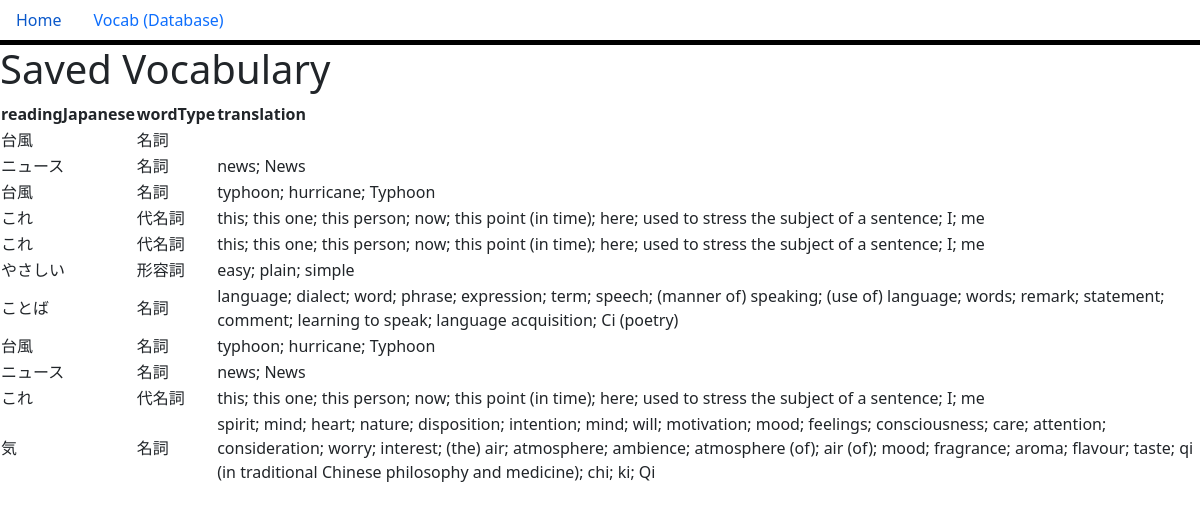
/saved, run on an earlier commit of the app's database.
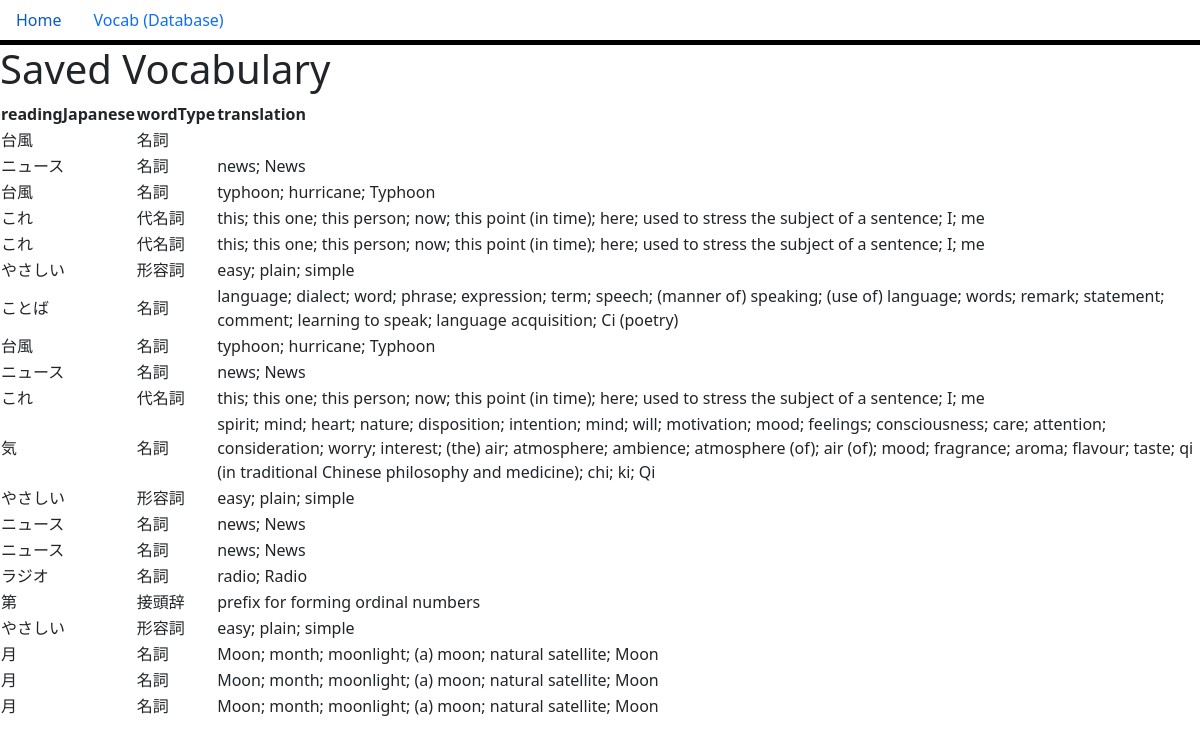
And on a later commit of the database.
### main.py (models this page shows, shortened)
class SavedVocab(db.Model):
    id = db.Column(db.Integer, primary_key=True)
    readingJapanese = db.Column(db.String(50), nullable=False)
    wordType = db.Column(db.String(6), nullable=False)
    translation = db.Column(db.String(300), nullable=False)

### main.py (the view)
@app.route("/saved", methods=["GET"])
def show_saved_words():
    saved_words = SavedVocab.query.all()
    return render_template("saved_vocab.html", words=saved_words)

### templates/saved_vocab.html
{% extends 'base.html' %}
{% block body %}
<h1>Saved Vocabulary</h1>
<table>
    <tr>
        <th>readingJapanese</th>
        <th>wordType</th>
        <th>translation</th>
    </tr>
    {% for item in words %}
        <tr>
            <td>{{ item.readingJapanese }}</td>
            <td>{{ item.wordType }}</td>
            <td>{{ item.translation }}</td>
        </tr>
    {% endfor %}
</table>
{% endblock %}

### templates/base.html (shortened to what this page needs)
<!DOCTYPE html>
<html lang="en">
<head>
    <link rel="stylesheet" href="../static/style.css">
    <link href="https://cdn.jsdelivr.net/npm/bootstrap@5.0.2/dist/css/bootstrap.min.css" rel="stylesheet"
>
</head>
<body>
    <ul class="nav">
        <li class="nav-item">
            <a class="nav-link" aria-current="page" href="/">Home</a>
        </li>
        <li class="nav-item">
            <a class="nav-link" href="/saved">Vocab (Database)</a>
        </li>
    </ul>
    {% block body %} {% endblock %}
</body>
</html>

### static/style.css (style rules this page uses)
.nav { border-bottom: 5px solid black; }

What changed in the data, as far as the page shows it:
added SavedVocab: readingJapanese "やさしい", wordType "形容詞", translation "easy; plain; simple"
added SavedVocab: readingJapanese "ニュース", wordType "名詞", translation "news; News"
added SavedVocab: readingJapanese "ニュース", wordType "名詞", translation "news; News"
added SavedVocab: readingJapanese "ラジオ", wordType "名詞", translation "radio; Radio"
added SavedVocab: readingJapanese "第", wordType "接頭辞", translation "prefix for forming ordinal numbers"
added SavedVocab: readingJapanese "やさしい", wordType "形容詞", translation "easy; plain; simple"
added SavedVocab: readingJapanese "月", wordType "名詞", translation "Moon; month; moonlight; (a) moon; natural satellite; Moon"
added SavedVocab: readingJapanese "月", wordType "名詞", translation "Moon; month; moonlight; (a) moon; natural satellite; Moon"
added SavedVocab: readingJapanese "月", wordType "名詞", translation "Moon; month; moonlight; (a) moon; natural satellite; Moon"
